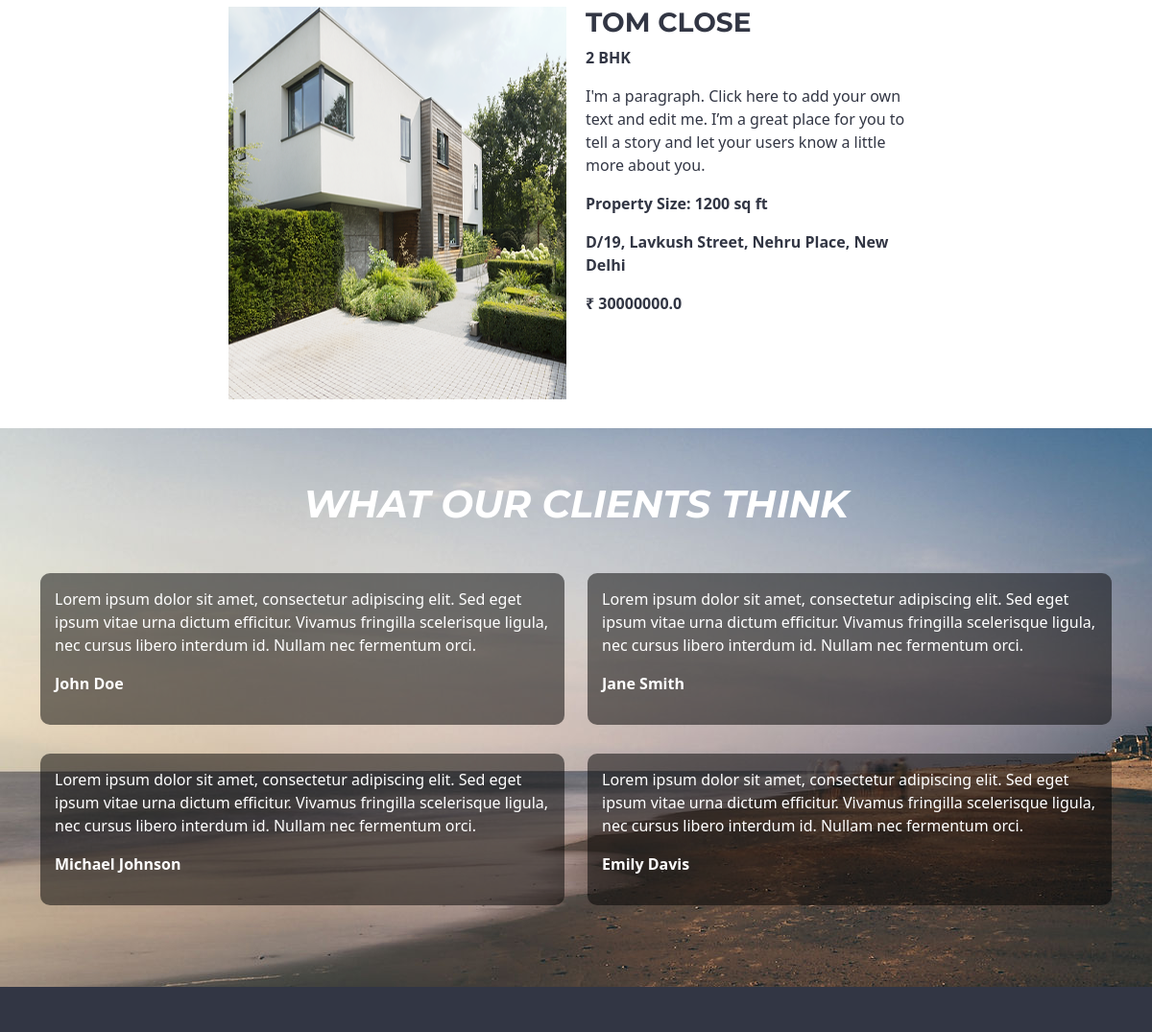
Before: / (middle part) with the older database file.
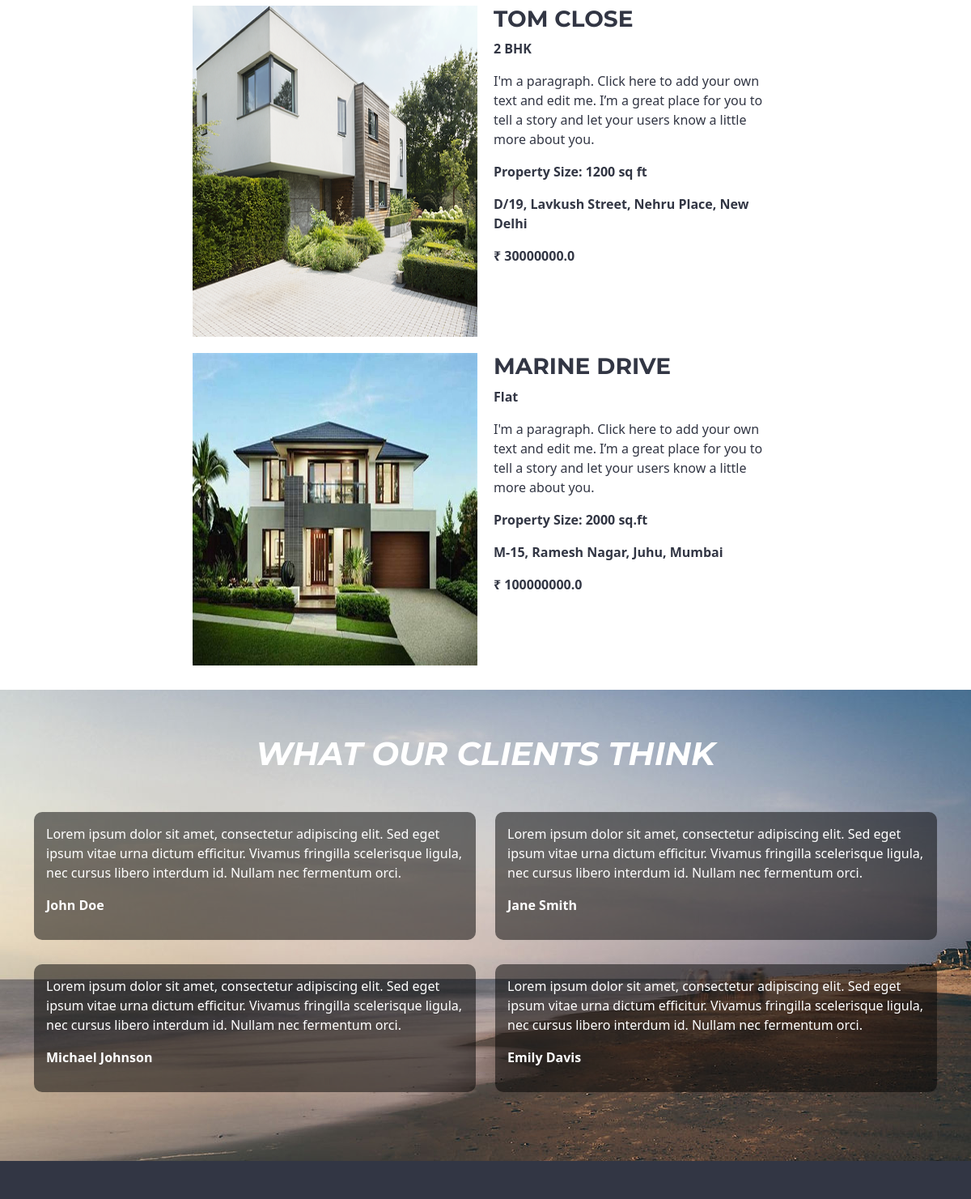
After: the same page with the newer database file.
### app.py (models this page shows)
class Property(db.Model):
    id = db.Column(db.Integer, primary_key=True)
    owner_name = db.Column(db.String(100), db.ForeignKey('owner.owner_name'), nullable=False)
    address = db.Column(db.String(200), nullable=False)
    property_name = db.Column(db.String(100), nullable=False)
    property_description = db.Column(db.Text, nullable=False)
    property_size = db.Column(db.String(20), nullable=False)
    property_type = db.Column(db.String(50), nullable=False)
    price = db.Column(db.Float, nullable=False)
    image1 = db.Column(db.String(200))
    image2 = db.Column(db.String(200))
    image3 = db.Column(db.String(200))
    image4 = db.Column(db.String(200))

### app.py (the view)
@app.route('/')
def index():
    property_type = request.args.get('property_type')
    property_size_min = request.args.get('property_size_min')
    property_size_max = request.args.get('property_size_max')
    price_min = request.args.get('price_min')
    price_max = request.args.get('price_max')
    address = request.args.get('address')
    properties = Property.query
    if property_type:
        properties = properties.filter(Property.property_type == property_type)
    if property_size_min and property_size_max:
        properties = properties.filter(Property.property_size.between(property_size_min, property_size_max))
    if price_min and price_max:
        properties = properties.filter(Property.price.between(price_min, price_max))
    if address:
        properties = properties.filter(Property.address.ilike(f'%{address}%'))
    properties = properties.all()
    if 'user_id' in session:
        client = Client.query.get(session['user_id'])
    else:
        client = None
    if 'owner_id' in session:
        owner = Owner.query.get(session['owner_id'])
    else:
        owner = None
    return render_template('index.html', properties=properties, client=client, owner=owner)

### templates/index.html (shortened to what this page needs)
<!DOCTYPE html>
<html lang="en">
  <head>
    <link rel="stylesheet" type="text/css" href="{{ url_for('static', filename='css/index_css.css') }}" />
    <link href="https://cdn.jsdelivr.net/npm/bootstrap@5.3.0-alpha2/dist/css/bootstrap.min.css" rel="stylesheet">
    <link rel="stylesheet" href="https://use.fontawesome.com/releases/v5.15.4/css/all.css">
  </head>
  <body>
    <main>
      <section id="properties">
        <br><br>
        <div class="property-section">
          <div class="row" id="property-list">
            {% for property in properties %}
            <div class="col-md-6">
              <a href="/property/{{ property.id }}" id="view-details"><img src="{{ property.image1 }}" alt="Property Image 1" height="254px" width="260px" /></a>
            </div>
            <div class="col-md-6">
              <h3><a href="/property/{{ property.id }}" id="view-details"><b>{{ property.property_name }}</b></a></h3>
              <p><b>{{ property.property_type }}</b></p>
              <p>{{ property.property_description }}</p>
              <p><b>Property Size: {{ property.property_size }}</b></p>
              <p><b>{{ property.address }}</b></p>
              <p><b>₹ {{ property.price }}</b></p><br><br><br>
            </div>
            {% endfor %}
          </div>
        </div>
      </section>
      <section id="testimonials" style="background-image: url('static/images/testimonial.jpg');">
        <div class="container">
          <h1 class="text-center mb-5" style="font-weight: bolder;"><em>WHAT OUR CLIENTS THINK</em></h1>
          <div class="row">
            <div class="col-md-6">
              <div class="testimonial">
                <p>Lorem ipsum dolor sit amet, consectetur adipiscing elit. Sed eget ipsum vitae urna dictum efficitur. Vivamus fringilla scelerisque ligula, nec cursus libero interdum id. Nullam nec fermentum orci. </p>
                <p class="client-name">John Doe</p>
              </div>
            </div>
            <div class="col-md-6">
              <div class="testimonial">
                <p>Lorem ipsum dolor sit amet, consectetur adipiscing elit. Sed eget ipsum vitae urna dictum efficitur. Vivamus fringilla scelerisque ligula, nec cursus libero interdum id. Nullam nec fermentum orci. </p>
                <p class="client-name">Jane Smith</p>
              </div>
            </div>
          </div>
          <div class="row">
            <div class="col-md-6">
              <div class="testimonial">
                <p>Lorem ipsum dolor sit amet, consectetur adipiscing elit. Sed eget ipsum vitae urna dictum efficitur. Vivamus fringilla scelerisque ligula, nec cursus libero interdum id. Nullam nec fermentum orci. </p>
                <p class="client-name">Michael Johnson</p>
              </div>
            </div>
            <div class="col-md-6">
              <div class="testimonial">
                <p>Lorem ipsum dolor sit amet, consectetur adipiscing elit. Sed eget ipsum vitae urna dictum efficitur. Vivamus fringilla scelerisque ligula, nec cursus libero interdum id. Nullam nec fermentum orci. </p>
                <p class="client-name">Emily Davis</p>
              </div>
            </div>
          </div>
        </div>
      </section>
      <footer class="footer" id="footer">
    </footer>
    </main>
  </body>
</html>

### static/css/index_css.css (style rules this page uses)
* { margin: 0; padding: 0; box-sizing: border-box; }
body { font-family: "Montserrat-black", sans-serif; text-align: center; }
h1, h2, h3, h4, h5, h6 { font-family: "Montserrat", sans-serif; }
#properties { margin-left: 20%; margin-right: 20%; color: #323644; }
.property-section { margin-bottom: 20px; }
.property-section .row { display: flex; flex-wrap: wrap; }
.property-section .col-md-6 { flex: 0 0 50%; padding: 10px; }
.property-section img { width: 100%; height: 100%; display: block; margin: 0 auto; }
#view-details { text-decoration: none; color: #323644; }
#testimonials { padding: 55px 0; color: #fff; }
.testimonial { background-color: rgba(0, 0, 0, 0.5); padding: 15px; border-radius: 10px; margin-bottom: 30px; }
.client-name { font-weight: bold; }
.footer { display: flex; justify-content: space-between; background-color: #323644; color: #9396a2; padding: 50px 150px; box-sizing: border-box; }

Changed rows visible on the page:
added Property: shows a picture, property_name "MARINE DRIVE", property_type "Flat", property_description "I'm a paragraph. Click here to add your own text and edit me. I’m a great place for you to tell a story and let your users know a little more about you.", property_size "2000 sq.ft", address "M-15, Ramesh Nagar, Juhu, Mumbai", price "100000000.0"
